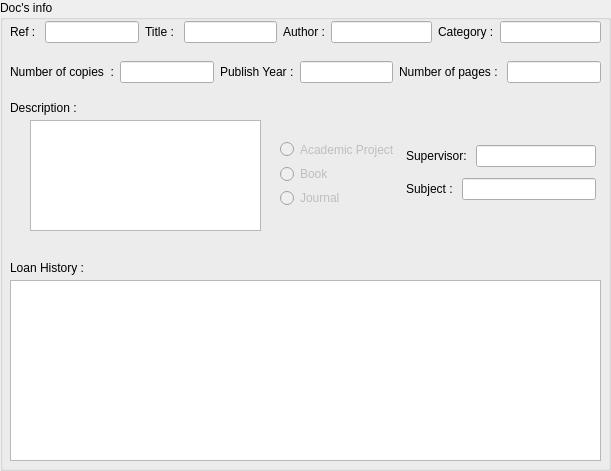
    <widget class="QGroupBox" name="groupBox_3">
     <property name="geometry">
      <rect>
       <x>510</x>
       <y>340</y>
       <width>611</width>
       <height>471</height>
      </rect>
     </property>
     <property name="title">
      <string>Doc's info</string>
     </property>
     <widget class="QWidget" name="layoutWidget_46">
      <property name="geometry">
       <rect>
        <x>10</x>
        <y>20</y>
        <width>591</width>
        <height>24</height>
       </rect>
      </property>
      <layout class="QHBoxLayout" name="horizontalLayout_49">
       <item>
        <widget class="QLabel" name="label_54">
         <property name="text">
          <string>Ref : </string>
         </property>
        </widget>
       </item>
       <item>
        <widget class="QLineEdit" name="ref_2">
         <property name="enabled">
          <bool>true</bool>
         </property>
         <property name="readOnly">
          <bool>true</bool>
         </property>
        </widget>
       </item>
       <item>
        <widget class="QLabel" name="label_41">
         <property name="text">
          <string>Title : </string>
         </property>
        </widget>
       </item>
       <item>
        <widget class="QLineEdit" name="lineEdit_title_3">
         <property name="enabled">
          <bool>true</bool>
         </property>
         <property name="readOnly">
          <bool>true</bool>
         </property>
        </widget>
       </item>
       <item>
        <layout class="QHBoxLayout" name="horizontalLayout_52">
         <item>
          <widget class="QLabel" name="label_43">
           <property name="text">
            <string>Author :</string>
           </property>
          </widget>
         </item>
         <item>
          <widget class="QLineEdit" name="lineEdit_author_3">
           <property name="enabled">
            <bool>true</bool>
           </property>
           <property name="readOnly">
            <bool>true</bool>
           </property>
          </widget>
         </item>
         <item>
          <widget class="QLabel" name="label_35">
           <property name="text">
            <string>Category :</string>
           </property>
          </widget>
         </item>
         <item>
          <widget class="QLineEdit" name="lineEdit_cathegory_3">
           <property name="readOnly">
            <bool>true</bool>
           </property>
          </widget>
         </item>
        </layout>
       </item>
      </layout>
     </widget>
     <widget class="QPlainTextEdit" name="plainTextEdit_des_3">
      <property name="geometry">
       <rect>
        <x>30</x>
        <y>120</y>
        <width>231</width>
        <height>111</height>
       </rect>
      </property>
      <property name="readOnly">
       <bool>true</bool>
      </property>
     </widget>
     <widget class="QLabel" name="label_47">
      <property name="geometry">
       <rect>
        <x>10</x>
        <y>100</y>
        <width>101</width>
        <height>16</height>
       </rect>
      </property>
      <property name="text">
       <string>Description : </string>
      </property>
     </widget>
     <widget class="QTableView" name="tableView_his">
      <property name="geometry">
       <rect>
        <x>10</x>
        <y>280</y>
        <width>591</width>
        <height>181</height>
       </rect>
      </property>
     </widget>
     <widget class="QLabel" name="label_48">
      <property name="geometry">
       <rect>
        <x>10</x>
        <y>260</y>
        <width>101</width>
        <height>16</height>
       </rect>
      </property>
      <property name="text">
       <string>Loan History : </string>
      </property>
     </widget>
     <widget class="QWidget" name="layoutWidget">
      <property name="geometry">
       <rect>
        <x>10</x>
        <y>60</y>
        <width>591</width>
        <height>24</height>
       </rect>
      </property>
      <layout class="QHBoxLayout" name="horizontalLayout_37">
       <item>
        <layout class="QHBoxLayout" name="horizontalLayout_51">
         <item>
          <widget class="QLabel" name="label_44">
           <property name="text">
            <string>Number of copies  :</string>
           </property>
          </widget>
         </item>
         <item>
          <widget class="QLineEdit" name="lineEdit_nbr_copie_3">
           <property name="readOnly">
            <bool>true</bool>
           </property>
          </widget>
         </item>
        </layout>
       </item>
       <item>
        <layout class="QHBoxLayout" name="horizontalLayout_54">
         <item>
          <widget class="QLabel" name="label_46">
           <property name="text">
            <string>Publish Year :</string>
           </property>
          </widget>
         </item>
         <item>
          <widget class="QLineEdit" name="lineEdit_year_3">
           <property name="readOnly">
            <bool>true</bool>
           </property>
          </widget>
         </item>
        </layout>
       </item>
       <item>
        <layout class="QHBoxLayout" name="horizontalLayout_53">
         <item>
          <widget class="QLabel" name="label_45">
           <property name="text">
            <string>Number of pages : </string>
           </property>
          </widget>
         </item>
         <item>
          <widget class="QLineEdit" name="lineEdit_nbr_page_3">
           <property name="echoMode">
            <enum>QLineEdit::Normal</enum>
           </property>
           <property name="readOnly">
            <bool>true</bool>
           </property>
          </widget>
         </item>
        </layout>
       </item>
      </layout>
     </widget>
     <widget class="QWidget" name="layoutWidget">
      <property name="geometry">
       <rect>
        <x>280</x>
        <y>140</y>
        <width>316</width>
        <height>67</height>
       </rect>
      </property>
      <layout class="QHBoxLayout" name="horizontalLayout_57">
       <item>
        <layout class="QVBoxLayout" name="verticalLayout">
         <item>
          <widget class="QRadioButton" name="radioButton_acproj_3">
           <property name="enabled">
            <bool>false</bool>
           </property>
           <property name="text">
            <string>Academic Project</string>
           </property>
           <property name="checkable">
            <bool>true</bool>
           </property>
          </widget>
         </item>
         <item>
          <widget class="QRadioButton" name="radioButton_book_3">
           <property name="enabled">
            <bool>false</bool>
           </property>
           <property name="text">
            <string>Book</string>
           </property>
           <property name="checkable">
            <bool>true</bool>
           </property>
          </widget>
         </item>
         <item>
          <widget class="QRadioButton" name="radioButton_journal_3">
           <property name="enabled">
            <bool>false</bool>
           </property>
           <property name="text">
            <string>Journal</string>
           </property>
           <property name="checkable">
            <bool>true</bool>
           </property>
          </widget>
         </item>
        </layout>
       </item>
       <item>
        <layout class="QVBoxLayout" name="verticalLayout_2">
         <item>
          <layout class="QHBoxLayout" name="horizontalLayout_55">
           <item>
            <widget class="QLabel" name="label_hp_sup_3">
             <property name="text">
              <string>Supervisor: </string>
             </property>
            </widget>
           </item>
           <item>
            <widget class="QLineEdit" name="lineEdit_hp_sup_3">
             <property name="readOnly">
              <bool>true</bool>
             </property>
            </widget>
           </item>
          </layout>
         </item>
         <item>
          <layout class="QHBoxLayout" name="horizontalLayout_56">
           <item>
            <widget class="QLabel" name="label_sub_3">
             <property name="text">
              <string>Subject : </string>
             </property>
            </widget>
           </item>
           <item>
            <widget class="QLineEdit" name="lineEdit_sub_3">
             <property name="readOnly">
              <bool>true</bool>
             </property>
            </widget>
           </item>
          </layout>
         </item>
        </layout>
       </item>
      </layout>
     </widget>
     <zorder>layoutWidget</zorder>
     <zorder>layoutWidget</zorder>
     <zorder>layoutWidget_46</zorder>
     <zorder>plainTextEdit_des_3</zorder>
     <zorder>label_47</zorder>
     <zorder>tableView_his</zorder>
     <zorder>label_48</zorder>
    </widget>
